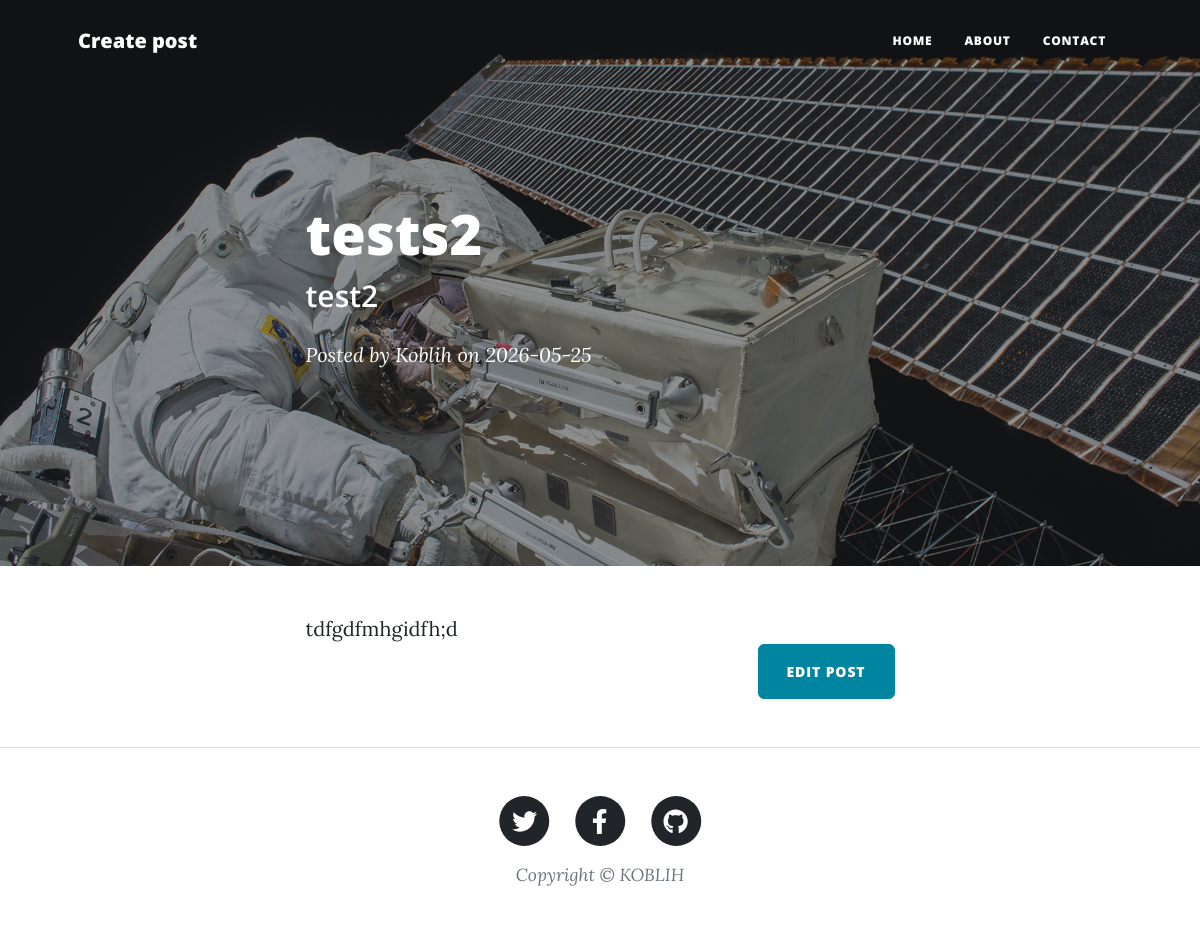
The app's page /post/4 with its own data.
### main.py (models this page shows)
class BlogPost(db.Model):
    id:Mapped[int] = mapped_column(Integer, primary_key=True)
    title:Mapped[str] = mapped_column(String(255), nullable=False, unique=True)
    subtitle:Mapped[str] = mapped_column(String(255), nullable=False, unique=True)
    body:Mapped[str] = mapped_column(Text, nullable=False, unique=True)
    date:Mapped[str] = mapped_column(String(10), nullable=False)
    author:Mapped[str] = mapped_column(String(255), nullable=False)
    img_url:Mapped[str] = mapped_column(String(255))

### main.py (the view)
@app.route('/post/<int:post_id>')
def blog_post_detail(post_id):
    blog_post = db.get_or_404(BlogPost, post_id)
    return render_template('post_detail.html', post=blog_post)

### templates/post_detail.html (shortened to what this page needs)
{% extends 'base.html' %}
{% block content %}
    <header class="masthead" style="background-image: url('../static/assets/img/post-bg.jpg')">
        <div class="container position-relative px-4 px-lg-5">
            <div class="row gx-4 gx-lg-5 justify-content-center">
                <div class="col-md-10 col-lg-8 col-xl-7">
                    <div class="post-heading">
                        <h1>{{ post.title }}</h1>
                        <h2 class="subheading">{{ post.subtitle }}</h2>
                        <span class="meta">
                            Posted by
                            <a href="{{ url_for('about_author') }}">{{ post.author }}</a>
                            on {{ post.date }}
                        </span>
                    </div>
                </div>
            </div>
        </div>
    </header>
    <article class="mb-4">
        <div class="container px-4 px-lg-5">
            <div class="row gx-4 gx-lg-5 justify-content-center">
                <div class="col-md-10 col-lg-8 col-xl-7">
                    {{ post.body|safe }}
                    <div class="d-flex justify-content-end mb-4">
                        <a class="btn btn-primary text-uppercase" href="{{ url_for('edit_post', post_id=post.id) }}">Edit Post</a>
                    </div>
                </div>
            </div>
        </div>
    </article>
{% endblock %}

### records on screen
BlogPost: title "tests2", subtitle "test2", author "Koblih", date "2026-05-25", body "tdfgdfmhgidfh;d"
